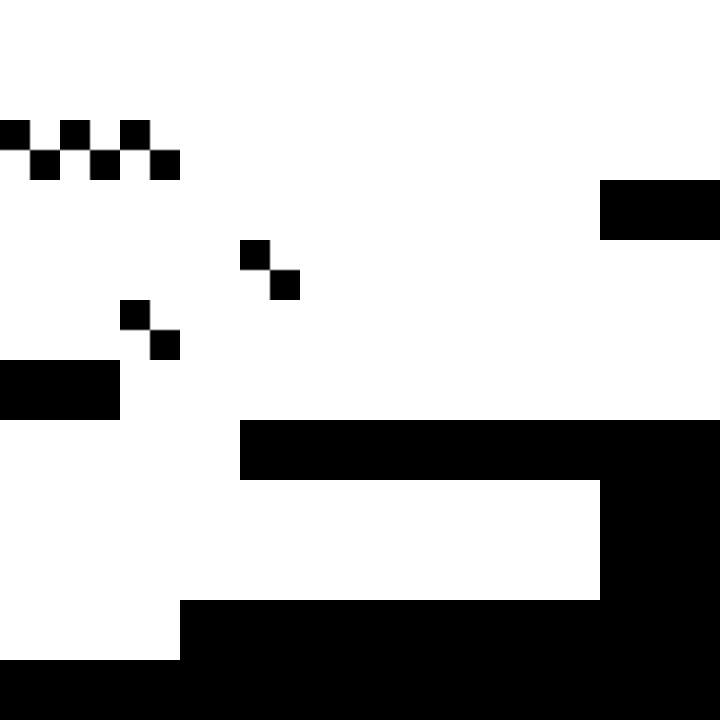

The image is a tile-based game level rendered from a .tmx file. Its description and complete source (layers, tilesets, objects, tile grids) follow:
An orthogonal 12x12 tile map with 60x60 px tiles, 2 tile layers (Layer2, Layer3) and 8 objects (rigid_square_4, rigid_square_3, rigid_square_2, rigid_square_1, key2, ...).

<map version="1.5" tiledversion="1.7.2" orientation="orthogonal" renderorder="right-down" width="12" height="12" tilewidth="60" tileheight="60" infinite="0" nextlayerid="7" nextobjectid="17">
 <tileset firstgid="1" source="graph.tsx" />
 <layer id="1" name="Layer2" width="12" height="12">
  <data encoding="csv">
1,1,1,1,1,1,1,1,1,1,1,1,
1,1,1,1,1,1,1,1,1,1,1,1,
1,1,1,1,1,1,1,1,1,1,1,1,
1,1,1,1,1,1,1,1,1,1,3,3,
1,1,1,1,1,1,1,1,1,1,1,1,
1,1,1,1,1,1,1,1,1,1,1,1,
3,3,1,1,1,1,1,1,1,1,1,1,
1,1,1,1,3,3,3,3,3,3,3,3,
1,1,1,1,1,1,1,1,1,1,3,3,
1,1,1,1,1,1,1,1,1,1,3,3,
1,1,1,3,3,3,3,3,3,3,3,3,
3,3,3,3,3,3,3,3,3,3,3,3
</data>
 </layer>
 <layer id="2" name="Layer3" width="12" height="12">
  <data encoding="csv">
0,0,0,0,0,0,0,0,0,0,0,0,
0,0,0,0,0,0,0,0,0,0,0,0,
5,5,5,0,0,0,0,0,0,0,0,0,
0,0,0,0,0,0,0,0,0,0,0,0,
0,0,0,0,5,0,0,0,0,0,0,0,
0,0,5,0,0,0,0,0,0,0,0,0,
0,0,0,0,0,0,0,0,0,0,0,0,
0,0,0,0,0,0,0,0,0,0,0,0,
0,0,0,0,0,0,0,0,0,0,0,0,
0,0,0,0,0,0,0,0,0,0,0,0,
0,0,0,0,0,0,0,0,0,0,0,0,
0,0,0,0,0,0,0,0,0,0,0,0
</data>
 </layer>
 <objectgroup id="3" name="Object" />
 <objectgroup id="4" name="RigidSquare1">
  <properties>
   <property name="anchorX" type="float" value="0.5" />
   <property name="anchorY" type="float" value="0.875" />
   <property name="params" value="{&quot;actionType&quot;: &quot;rotate&quot;, &quot;duration&quot;: 1.0, &quot;rotateAngle&quot;: 90}" />
   <property name="script" value="Platform" />
  </properties>
  <object id="16" name="rigid_square_4" gid="7" x="300" y="420" width="60" height="60" />
  <object id="15" name="rigid_square_3" gid="7" x="300" y="360" width="60" height="60" />
  <object id="14" name="rigid_square_2" gid="7" x="300" y="300" width="60" height="60" />
  <object id="13" name="rigid_square_1" gid="7" x="300" y="240" width="60" height="60" />
 </objectgroup>
 <objectgroup id="5" name="Trigger">
  <object id="12" name="key2" gid="4" x="0" y="120" width="60" height="60">
   <properties>
    <property name="params" value="{&quot;targetPlatforms&quot;: &quot;RigidSquare1&quot;}" />
    <property name="script" value="PlatformTrigger" />
   </properties>
  </object>
  <object id="11" name="key1" gid="4" x="0" y="420" width="60" height="60">
   <properties>
    <property name="params" value="{&quot;layer&quot;: &quot;Layer3&quot;, &quot;resetTime&quot;: 10}" />
    <property name="script" value="ShowTile" />
   </properties>
  </object>
 </objectgroup>
 <objectgroup id="6" name="Transfer">
  <object id="2" name="gate2" gid="6" x="660" y="180" width="60" height="60">
   <properties>
    <property name="target_gate" value="gate1" />
    <property name="target_level" value="level5" />
   </properties>
  </object>
  <object id="1" name="gate1" gid="6" x="60" y="660" width="60" height="60">
   <properties>
    <property name="target_gate" value="gate2" />
    <property name="target_level" value="level3" />
   </properties>
  </object>
 </objectgroup>
</map>
